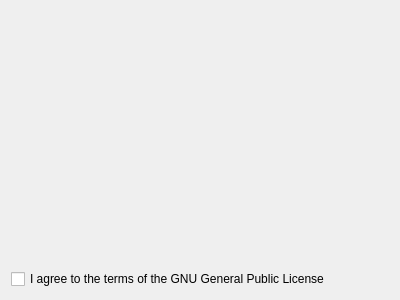
<?xml version="1.0" encoding="UTF-8"?>
<ui version="4.0">
 <class>ConclusionPage</class>
 <widget class="QWizardPage" name="ConclusionPage">
  <property name="geometry">
   <rect>
    <x>0</x>
    <y>0</y>
    <width>400</width>
    <height>300</height>
   </rect>
  </property>
  <property name="windowIcon">
   <iconset resource="../../../data/logo.qrc">
    <normaloff>:/logo/48x48/logo.png</normaloff>:/logo/48x48/logo.png</iconset>
  </property>
  <property name="title">
   <string>Complete Wizard</string>
  </property>
  <property name="subTitle">
   <string>Thank you for using &lt;i&gt;Tano&lt;/i&gt;.</string>
  </property>
  <layout class="QVBoxLayout" name="verticalLayout">
   <item>
    <widget class="License" name="license" native="true"/>
   </item>
   <item>
    <widget class="QCheckBox" name="agreeCheckBox">
     <property name="text">
      <string>I agree to the terms of the GNU General Public License</string>
     </property>
    </widget>
   </item>
  </layout>
 </widget>
 <customwidgets>
  <customwidget>
   <class>License</class>
   <extends>QWidget</extends>
   <header>ui/License.h</header>
   <container>1</container>
  </customwidget>
 </customwidgets>
 <resources>
  <include location="../../../data/logo.qrc"/>
 </resources>
 <connections/>
</ui>
